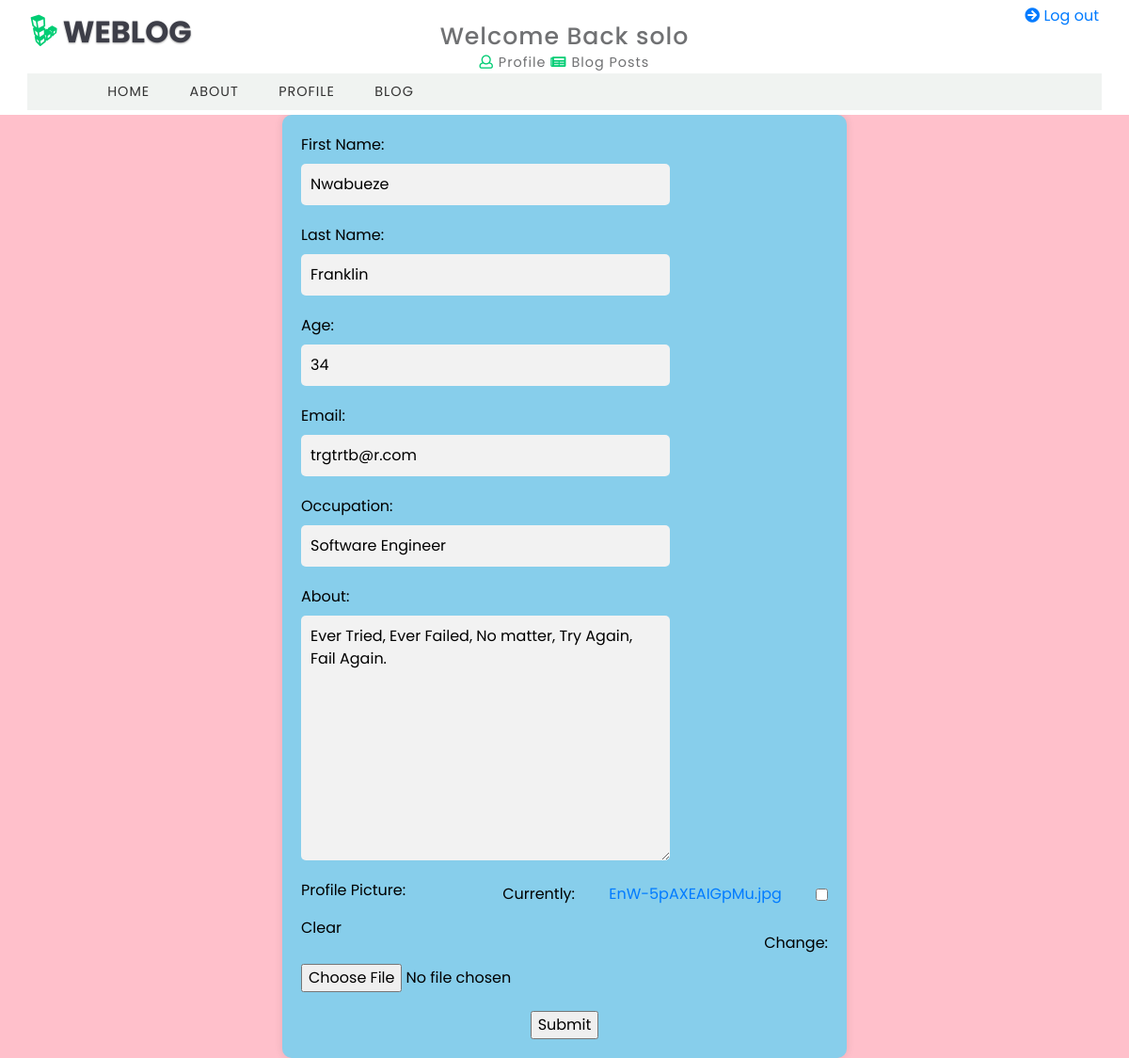
Page /update/10/ (signed in) on the committed database.
### App/models.py (models this page shows, shortened)
class Profile(models.Model):
    user = models.OneToOneField(User, on_delete=models.CASCADE, null=True,)
    image = models.ImageField(null=True, blank=True, default="default.jpg")
    first_name = models.CharField(max_length=50)
    last_name = models.CharField(max_length=50)
    age = models.IntegerField(blank=True, null=True)
    email = models.EmailField(blank=True, null=True)
    occupation = models.CharField(max_length=50, blank=True, null=True)
    about = models.TextField(blank=True, null=True, )
    is_active = models.BooleanField(default=True)

### App/views.py (the view)
# urls.py: path('update/<str:pk>/', views.update, name='update'),
@login_required(login_url='loginUser')
def update(request, pk):
    profile = get_object_or_404(Profile, id=pk)
    if request.user != profile.user:
        messages.error(request, 'You are not authorized to view this page')
        return redirect('home')
    form = Profile.objects.get(id=pk)
    form_update = ProfileForm(instance=form)
    if request.method == 'POST':
        form_update = ProfileForm(request.POST, request.FILES, instance=form,)
        if form_update.is_valid():
            form_update.save()
            return redirect('myProfile', pk=form.id)
    context = {'form_update': form_update}
    return render(request, 'App/update.html', context)

### App/forms.py
class ProfileForm(ModelForm):
    class Meta:
        model = Profile
        fields = '__all__'
        exclude = ['user']

### App/templates/App/update.html (shortened to what this page needs)
{% include 'navbar.html'%}
{% block content %}
<div class="form-container">
    <form method="POST" action="" enctype="multipart/form-data" >
        <div class="form-row">
            <label for="{{ form_update.first_name.id_for_label }}">First Name:</label>
            {{ form_update.first_name }}
        </div>
        <div class="form-row">
            <label for="{{ form_update.last_name.id_for_label }}">Last Name:</label>
            {{ form_update.last_name }}
        </div>
        <div class="form-row">
            <label for="{{ form_update.age.id_for_label }}">Age:</label>
            {{ form_update.age }}
        </div>
        <div class="form-row">
            <label for="{{ form_update.email.id_for_label }}">Email:</label>
            {{ form_update.email }}
        </div>
        <div class="form-row">
            <label for="{{ form_update.occupation.id_for_label }}">Occupation:</label>
            {{ form_update.occupation }}
        </div>
        <div class="form-row">
            <label for="{{ form_update.about.id_for_label }}">About:</label>
            {{ form_update.about }}
        </div>
        <div class="form-row">
            <label for="{{ form_update.image.id_for_label }}">Profile Picture:</label>
            {{ form_update.image }}
        </div>
        <input type="submit" value="Submit" />
    </form>
</div>
{% endblock content %}

### templates/navbar.html (shortened to what this page needs)
<!DOCTYPE html>
{% load  static %}
<html lang="zxx">
<head>
	<link rel="stylesheet" href="{% static 'css/bootstrap.min.css' %}">
	<link href="https://cdn.jsdelivr.net/npm/bootstrap@5.0.2/dist/css/bootstrap.min.css" rel="stylesheet">
	<link href="{% static 'css/bootstrap.css' %}" rel='stylesheet' type='text/css' />
        <link href="{% static 'css/single.css'%}" rel='stylesheet' type='text/css' />
	<link href="{% static 'css/style.css' %}" rel='stylesheet' type='text/css' />
	<link href="{% static 'css/fontawesome-all.css' %}" rel="stylesheet">
</head>
	<header>
		<div class="top-bar_sub_w3layouts container-fluid">
			<div class="row">
				<div class="col-md-4 logo text-left">
					<a class="navbar-brand" href="{% url 'home' %}">
						<i class="fab fa-linode"></i> Weblog</a>
				</div>
				<div class="col-md-4 top-forms text-center mt-lg-3 mt-md-1 mt-0">
					{% if request.user.is_authenticated %}
					<h3><span>Welcome Back {{user.username}}</span></h3>
					<span>
						<a href="{% url 'myProfile' user.id %}">
							<i class="far fa-user"></i> Profile </a>
					</span>
					<span>
						<a href="{% url 'profileList' user.id %}">
							<i class="fas fa-newspaper"></i> Blog Posts </a>
                        </span>
				</div>
				<div class="col-md-4 log-icons text-right">
					<span>
						<a href="{% url 'logoutUser' %}">
							<i class="fas fa-arrow-circle-right"></i> Log out </a>
                        </span>
					</div>
{% endif %}
		<div class="header_top" id="home">
			<nav class="navbar navbar-expand-lg navbar-light bg-light">
				<div class="collapse navbar-collapse" id="navbarSupportedContent">
					<ul class="navbar-nav mr-auto">
						<li class="nav-item">
							<a class="nav-link" href="{% url 'home' %}">Home
							</a>
						</li>
						<li class="nav-item">
							<a class="nav-link" href="{% url 'about' %}">About</a>
						</li>
						{% if request.user.is_authenticated %}
						<li class="nav-item">
							<a class="nav-link" href="{% url 'myProfile' user.id %}">Profile</a>
						</li>
						<li class="nav-item">
							<a class="nav-link" href="{% url 'profileList' user.id %}">Blog</a>
							{% else %}
							<a class="nav-link" href="{% url 'guestProfile' %}">Blog</a>
							{% endif %}
						</li>
					</ul>
				</div>
			</nav>
		</div>
	</header>
</body>
</html>

### static/css/style.css (style rules this page uses)
html, body { margin: 0; font-size: 100%; font-family: 'Poppins', sans-serif; background: #fff; color: #000; }
body a { text-decoration: none; transition: 0.5s all; -webkit-transition: 0.5s all; -moz-transition: 0.5s all; -o-transition: 0.5s all; -ms-transition: 0.5s all; }
input[type="button"], input[type="submit"], input[type="text"], input[type="email"], input[type="search"] { transition: 0.5s all; -webkit-transition: 0.5s all; -moz-transition: 0.5s all; -o-transition: 0.5s all; -ms-transition: 0.5s all; font-family: 'Poppins', sans-serif; }
h1, h2, h3, h4, h5, h6 { margin: 0; font-family: 'Poppins', sans-serif; letter-spacing:1px; }
ul { margin: 0; padding: 0; }
.top-bar_sub_w3layouts { background: #fff; padding: 0.3em 2em; position: relative; }
.top-forms span { font-size: 0.9em; color: #707173; letter-spacing: 1px; }
.top-forms span a { color: #707173; }
.top-forms a i { color:#01cd74; }
.navbar { padding: 0em 4em; }
.bg-light { background-color: #f0f3f1 !important; }
a.navbar-brand { font-size: 2em; font-weight: 700; text-shadow: 0 1px 2px rgba(0, 0, 0, 0.37); color: #3d3e48; text-transform: uppercase; }
.logo i { color: #01cd74; text-shadow: none; }
li.nav-item { margin: 0 1px; }
.navbar-light .navbar-nav .nav-link { padding: 0.6em 1.4em; color: #333; background: transparent; text-transform: uppercase; font-size: 0.9em; letter-spacing: 1px; }

### App/templates/App/update.html (style rules this page uses)
.form-container { display: flex; flex-direction: column; align-items: center; justify-content: center; background-color: pink; }
.form-container form { display: flex; flex-direction: column; align-items: center; justify-content: center; width: 70%; max-width: 600px; padding: 20px; background-color: #fff; box-shadow: 0px 0px 10px rgba(0, 0, 0, 0.1); border-radius: 10px; background-color: skyblue; }
.form-row { display: flex; flex-direction: row; align-items: center; justify-content: space-between; width: 100%; margin-bottom: 20px; }
.form-row label { width: 30%; margin-right: 10px; }
.form-row input[type="text"], .form-row input[type="email"], .form-row input[type="number"], .form-row textarea { width: 70%; padding: 10px; border: none; border-radius: 5px; background-color: #f2f2f2; }
.form-row input[type="file"] { width: 70%; margin-top: 10px; }

### rows in the picture
Profile: first_name "Nwabueze", last_name "Franklin", age "34", email "trgtrtb@r.com", occupation "Software Engineer", about "Ever Tried, Ever Failed, No matter, Try Again, Fail Again."

### other values in the picture
{{ user.username }} "solo"
